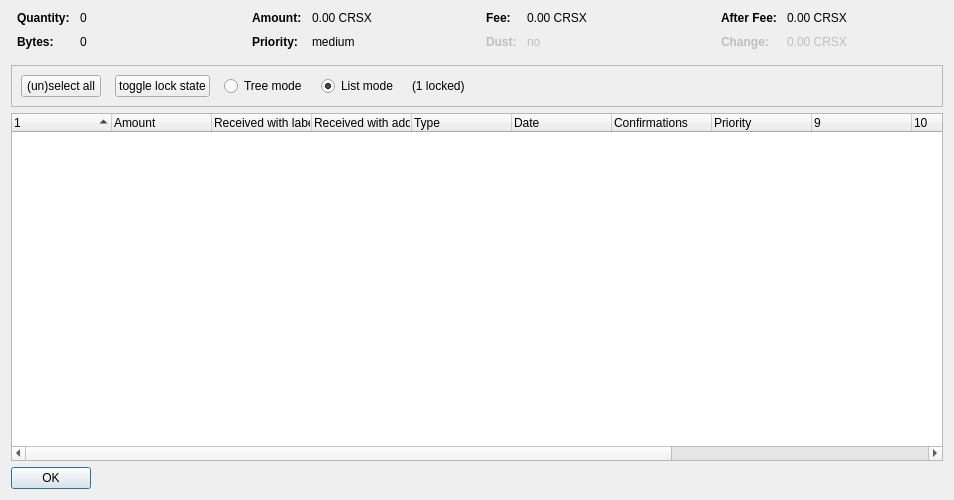
<?xml version="1.0" encoding="UTF-8"?>
<ui version="4.0">
 <class>CoinControlDialog</class>
 <widget class="QDialog" name="CoinControlDialog">
  <property name="geometry">
   <rect>
    <x>0</x>
    <y>0</y>
    <width>954</width>
    <height>500</height>
   </rect>
  </property>
  <property name="windowTitle">
   <string>Coin Selection</string>
  </property>
  <layout class="QVBoxLayout" name="verticalLayout">
   <item>
    <layout class="QHBoxLayout" name="horizontalLayoutTop" stretch="0,0,0,0">
     <property name="topMargin">
      <number>0</number>
     </property>
     <property name="bottomMargin">
      <number>10</number>
     </property>
     <item>
      <layout class="QFormLayout" name="formLayoutCoinControl1">
       <property name="horizontalSpacing">
        <number>10</number>
       </property>
       <property name="verticalSpacing">
        <number>10</number>
       </property>
       <property name="leftMargin">
        <number>6</number>
       </property>
       <property name="rightMargin">
        <number>6</number>
       </property>
       <item row="0" column="0">
        <widget class="QLabel" name="labelCoinControlQuantityText">
         <property name="font">
          <font>
           <weight>75</weight>
           <bold>true</bold>
          </font>
         </property>
         <property name="text">
          <string>Quantity:</string>
         </property>
        </widget>
       </item>
       <item row="0" column="1">
        <widget class="QLabel" name="labelCoinControlQuantity">
         <property name="cursor">
          <cursorShape>IBeamCursor</cursorShape>
         </property>
         <property name="contextMenuPolicy">
          <enum>Qt::ActionsContextMenu</enum>
         </property>
         <property name="text">
          <string notr="true">0</string>
         </property>
         <property name="textInteractionFlags">
          <set>Qt::LinksAccessibleByMouse|Qt::TextSelectableByKeyboard|Qt::TextSelectableByMouse</set>
         </property>
        </widget>
       </item>
       <item row="1" column="0">
        <widget class="QLabel" name="labelCoinControlBytesText">
         <property name="font">
          <font>
           <weight>75</weight>
           <bold>true</bold>
          </font>
         </property>
         <property name="text">
          <string>Bytes:</string>
         </property>
        </widget>
       </item>
       <item row="1" column="1">
        <widget class="QLabel" name="labelCoinControlBytes">
         <property name="cursor">
          <cursorShape>IBeamCursor</cursorShape>
         </property>
         <property name="contextMenuPolicy">
          <enum>Qt::ActionsContextMenu</enum>
         </property>
         <property name="text">
          <string notr="true">0</string>
         </property>
         <property name="textInteractionFlags">
          <set>Qt::LinksAccessibleByMouse|Qt::TextSelectableByKeyboard|Qt::TextSelectableByMouse</set>
         </property>
        </widget>
       </item>
      </layout>
     </item>
     <item>
      <layout class="QFormLayout" name="formLayoutCoinControl2">
       <property name="horizontalSpacing">
        <number>10</number>
       </property>
       <property name="verticalSpacing">
        <number>10</number>
       </property>
       <property name="leftMargin">
        <number>6</number>
       </property>
       <property name="rightMargin">
        <number>6</number>
       </property>
       <item row="0" column="0">
        <widget class="QLabel" name="labelCoinControlAmountText">
         <property name="font">
          <font>
           <weight>75</weight>
           <bold>true</bold>
          </font>
         </property>
         <property name="text">
          <string>Amount:</string>
         </property>
        </widget>
       </item>
       <item row="0" column="1">
        <widget class="QLabel" name="labelCoinControlAmount">
         <property name="cursor">
          <cursorShape>IBeamCursor</cursorShape>
         </property>
         <property name="contextMenuPolicy">
          <enum>Qt::ActionsContextMenu</enum>
         </property>
         <property name="text">
          <string notr="true">0.00 CRSX</string>
         </property>
         <property name="textInteractionFlags">
          <set>Qt::LinksAccessibleByMouse|Qt::TextSelectableByKeyboard|Qt::TextSelectableByMouse</set>
         </property>
        </widget>
       </item>
       <item row="1" column="0">
        <widget class="QLabel" name="labelCoinControlPriorityText">
         <property name="font">
          <font>
           <weight>75</weight>
           <bold>true</bold>
          </font>
         </property>
         <property name="text">
          <string>Priority:</string>
         </property>
        </widget>
       </item>
       <item row="1" column="1">
        <widget class="QLabel" name="labelCoinControlPriority">
         <property name="cursor">
          <cursorShape>IBeamCursor</cursorShape>
         </property>
         <property name="contextMenuPolicy">
          <enum>Qt::ActionsContextMenu</enum>
         </property>
         <property name="text">
          <string>medium</string>
         </property>
         <property name="textInteractionFlags">
          <set>Qt::LinksAccessibleByMouse|Qt::TextSelectableByKeyboard|Qt::TextSelectableByMouse</set>
         </property>
        </widget>
       </item>
      </layout>
     </item>
     <item>
      <layout class="QFormLayout" name="formLayoutCoinControl3">
       <property name="horizontalSpacing">
        <number>10</number>
       </property>
       <property name="verticalSpacing">
        <number>10</number>
       </property>
       <property name="leftMargin">
        <number>6</number>
       </property>
       <property name="rightMargin">
        <number>6</number>
       </property>
       <item row="0" column="0">
        <widget class="QLabel" name="labelCoinControlFeeText">
         <property name="font">
          <font>
           <weight>75</weight>
           <bold>true</bold>
          </font>
         </property>
         <property name="text">
          <string>Fee:</string>
         </property>
        </widget>
       </item>
       <item row="0" column="1">
        <widget class="QLabel" name="labelCoinControlFee">
         <property name="cursor">
          <cursorShape>IBeamCursor</cursorShape>
         </property>
         <property name="contextMenuPolicy">
          <enum>Qt::ActionsContextMenu</enum>
         </property>
         <property name="text">
          <string notr="true">0.00 CRSX</string>
         </property>
         <property name="textInteractionFlags">
          <set>Qt::LinksAccessibleByMouse|Qt::TextSelectableByKeyboard|Qt::TextSelectableByMouse</set>
         </property>
        </widget>
       </item>
       <item row="1" column="0">
        <widget class="QLabel" name="labelCoinControlLowOutputText">
         <property name="enabled">
          <bool>false</bool>
         </property>
         <property name="font">
          <font>
           <weight>75</weight>
           <bold>true</bold>
          </font>
         </property>
         <property name="text">
          <string>Dust:</string>
         </property>
        </widget>
       </item>
       <item row="1" column="1">
        <widget class="QLabel" name="labelCoinControlLowOutput">
         <property name="enabled">
          <bool>false</bool>
         </property>
         <property name="cursor">
          <cursorShape>IBeamCursor</cursorShape>
         </property>
         <property name="contextMenuPolicy">
          <enum>Qt::ActionsContextMenu</enum>
         </property>
         <property name="text">
          <string>no</string>
         </property>
         <property name="textInteractionFlags">
          <set>Qt::LinksAccessibleByMouse|Qt::TextSelectableByKeyboard|Qt::TextSelectableByMouse</set>
         </property>
        </widget>
       </item>
      </layout>
     </item>
     <item>
      <layout class="QFormLayout" name="formLayoutCoinControl4">
       <property name="horizontalSpacing">
        <number>10</number>
       </property>
       <property name="verticalSpacing">
        <number>10</number>
       </property>
       <property name="leftMargin">
        <number>6</number>
       </property>
       <property name="rightMargin">
        <number>6</number>
       </property>
       <item row="0" column="0">
        <widget class="QLabel" name="labelCoinControlAfterFeeText">
         <property name="font">
          <font>
           <weight>75</weight>
           <bold>true</bold>
          </font>
         </property>
         <property name="text">
          <string>After Fee:</string>
         </property>
        </widget>
       </item>
       <item row="0" column="1">
        <widget class="QLabel" name="labelCoinControlAfterFee">
         <property name="cursor">
          <cursorShape>IBeamCursor</cursorShape>
         </property>
         <property name="contextMenuPolicy">
          <enum>Qt::ActionsContextMenu</enum>
         </property>
         <property name="text">
          <string notr="true">0.00 CRSX</string>
         </property>
         <property name="textInteractionFlags">
          <set>Qt::LinksAccessibleByMouse|Qt::TextSelectableByKeyboard|Qt::TextSelectableByMouse</set>
         </property>
        </widget>
       </item>
       <item row="1" column="0">
        <widget class="QLabel" name="labelCoinControlChangeText">
         <property name="enabled">
          <bool>false</bool>
         </property>
         <property name="font">
          <font>
           <weight>75</weight>
           <bold>true</bold>
          </font>
         </property>
         <property name="text">
          <string>Change:</string>
         </property>
        </widget>
       </item>
       <item row="1" column="1">
        <widget class="QLabel" name="labelCoinControlChange">
         <property name="enabled">
          <bool>false</bool>
         </property>
         <property name="cursor">
          <cursorShape>IBeamCursor</cursorShape>
         </property>
         <property name="contextMenuPolicy">
          <enum>Qt::ActionsContextMenu</enum>
         </property>
         <property name="text">
          <string notr="true">0.00 CRSX</string>
         </property>
         <property name="textInteractionFlags">
          <set>Qt::LinksAccessibleByMouse|Qt::TextSelectableByKeyboard|Qt::TextSelectableByMouse</set>
         </property>
        </widget>
       </item>
      </layout>
     </item>
    </layout>
   </item>
   <item>
    <widget class="QFrame" name="frame">
     <property name="minimumSize">
      <size>
       <width>0</width>
       <height>40</height>
      </size>
     </property>
     <property name="frameShape">
      <enum>QFrame::StyledPanel</enum>
     </property>
     <property name="frameShadow">
      <enum>QFrame::Sunken</enum>
     </property>
     <layout class="QHBoxLayout" name="horizontalLayout">
      <item>
       <layout class="QHBoxLayout" name="horizontalLayoutPanel" stretch="0,0,0,0,0,0">
        <property name="spacing">
         <number>14</number>
        </property>
        <item>
         <widget class="QPushButton" name="pushButtonSelectAll">
          <property name="sizePolicy">
           <sizepolicy hsizetype="Maximum" vsizetype="Fixed">
            <horstretch>0</horstretch>
            <verstretch>0</verstretch>
           </sizepolicy>
          </property>
          <property name="text">
           <string>(un)select all</string>
          </property>
          <property name="autoDefault">
           <bool>false</bool>
          </property>
         </widget>
        </item>
        <item>
         <widget class="QPushButton" name="pushButtonToggleLock">
          <property name="sizePolicy">
           <sizepolicy hsizetype="Maximum" vsizetype="Fixed">
            <horstretch>0</horstretch>
            <verstretch>0</verstretch>
           </sizepolicy>
          </property>
          <property name="text">
           <string>toggle lock state</string>
          </property>
          <property name="autoDefault">
           <bool>false</bool>
          </property>
         </widget>
        </item>
        <item>
         <widget class="QRadioButton" name="radioTreeMode">
          <property name="sizePolicy">
           <sizepolicy hsizetype="Maximum" vsizetype="Fixed">
            <horstretch>0</horstretch>
            <verstretch>0</verstretch>
           </sizepolicy>
          </property>
          <property name="text">
           <string>Tree mode</string>
          </property>
         </widget>
        </item>
        <item>
         <widget class="QRadioButton" name="radioListMode">
          <property name="sizePolicy">
           <sizepolicy hsizetype="Maximum" vsizetype="Fixed">
            <horstretch>0</horstretch>
            <verstretch>0</verstretch>
           </sizepolicy>
          </property>
          <property name="text">
           <string>List mode</string>
          </property>
          <property name="checked">
           <bool>true</bool>
          </property>
         </widget>
        </item>
        <item>
         <widget class="QLabel" name="labelLocked">
          <property name="text">
           <string>(1 locked)</string>
          </property>
         </widget>
        </item>
        <item>
         <spacer name="horizontalSpacer">
          <property name="orientation">
           <enum>Qt::Horizontal</enum>
          </property>
          <property name="sizeHint" stdset="0">
           <size>
            <width>40</width>
            <height>20</height>
           </size>
          </property>
         </spacer>
        </item>
       </layout>
      </item>
     </layout>
    </widget>
   </item>
   <item>
    <widget class="CoinControlTreeWidget" name="treeWidget">
     <property name="contextMenuPolicy">
      <enum>Qt::CustomContextMenu</enum>
     </property>
     <property name="sortingEnabled">
      <bool>false</bool>
     </property>
     <property name="columnCount">
      <number>13</number>
     </property>
     <attribute name="headerShowSortIndicator" stdset="0">
      <bool>true</bool>
     </attribute>
     <attribute name="headerStretchLastSection">
      <bool>false</bool>
     </attribute>
     <column>
      <property name="text">
       <string/>
      </property>
     </column>
     <column>
      <property name="text">
       <string>Amount</string>
      </property>
     </column>
     <column>
      <property name="text">
       <string>Received with label</string>
      </property>
     </column>
     <column>
      <property name="text">
       <string>Received with address</string>
      </property>
     </column>
     <column>
      <property name="text">
       <string>Type</string>
      </property>
     </column>
     <column>
      <property name="text">
       <string>Date</string>
      </property>
     </column>
     <column>
      <property name="text">
       <string>Confirmations</string>
      </property>
      <property name="toolTip">
       <string>Confirmed</string>
      </property>
     </column>
     <column>
      <property name="text">
       <string>Priority</string>
      </property>
     </column>
     <column>
      <property name="text">
       <string/>
      </property>
     </column>
     <column>
      <property name="text">
       <string/>
      </property>
     </column>
     <column>
      <property name="text">
       <string/>
      </property>
     </column>
     <column>
      <property name="text">
       <string/>
      </property>
     </column>
     <column>
      <property name="text">
       <string/>
      </property>
     </column>
    </widget>
   </item>
   <item>
    <widget class="QDialogButtonBox" name="buttonBox">
     <property name="sizePolicy">
      <sizepolicy hsizetype="Maximum" vsizetype="Fixed">
       <horstretch>0</horstretch>
       <verstretch>0</verstretch>
      </sizepolicy>
     </property>
     <property name="orientation">
      <enum>Qt::Horizontal</enum>
     </property>
     <property name="standardButtons">
      <set>QDialogButtonBox::Ok</set>
     </property>
    </widget>
   </item>
  </layout>
 </widget>
 <customwidgets>
  <customwidget>
   <class>CoinControlTreeWidget</class>
   <extends>QTreeWidget</extends>
   <header>coincontroltreewidget.h</header>
  </customwidget>
 </customwidgets>
 <resources/>
 <connections/>
</ui>
